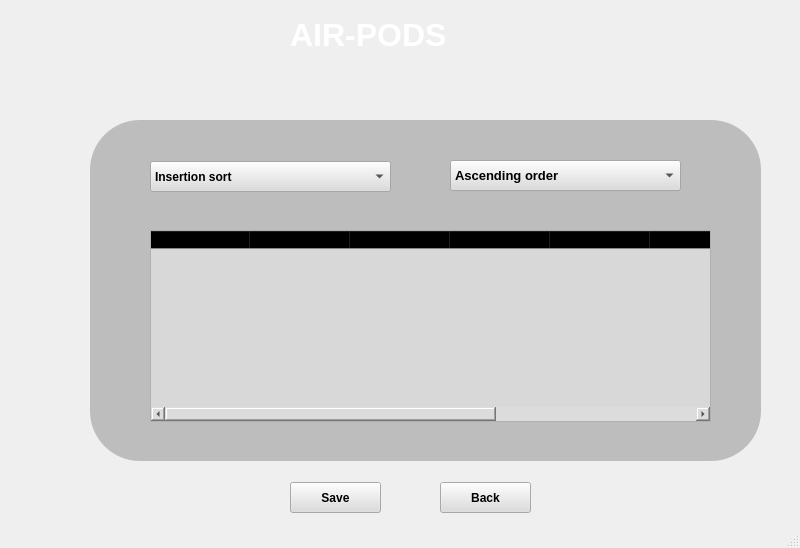
<?xml version="1.0" encoding="UTF-8"?>
<ui version="4.0">
 <class>MainWindow</class>
 <widget class="QMainWindow" name="MainWindow">
  <property name="geometry">
   <rect>
    <x>0</x>
    <y>0</y>
    <width>800</width>
    <height>548</height>
   </rect>
  </property>
  <property name="windowTitle">
   <string>MainWindow</string>
  </property>
  <widget class="QWidget" name="centralwidget">
   <widget class="QWidget" name="widget" native="true">
    <property name="geometry">
     <rect>
      <x>0</x>
      <y>0</y>
      <width>801</width>
      <height>531</height>
     </rect>
    </property>
    <widget class="QLabel" name="label">
     <property name="geometry">
      <rect>
       <x>0</x>
       <y>0</y>
       <width>791</width>
       <height>541</height>
      </rect>
     </property>
     <property name="styleSheet">
      <string notr="true">border-image: url(:/images/bf48849e-bba2-478d-b632-9914700de971.jpg);</string>
     </property>
     <property name="text">
      <string/>
     </property>
    </widget>
    <widget class="QPushButton" name="pushButton_2">
     <property name="geometry">
      <rect>
       <x>440</x>
       <y>482</y>
       <width>91</width>
       <height>31</height>
      </rect>
     </property>
     <property name="font">
      <font>
       <pointsize>9</pointsize>
       <weight>75</weight>
       <bold>true</bold>
      </font>
     </property>
     <property name="styleSheet">
      <string notr="true">background-color: rgb(220,220,220,220);</string>
     </property>
     <property name="text">
      <string>Back</string>
     </property>
    </widget>
    <widget class="QPushButton" name="pushButton">
     <property name="geometry">
      <rect>
       <x>290</x>
       <y>482</y>
       <width>91</width>
       <height>31</height>
      </rect>
     </property>
     <property name="font">
      <font>
       <pointsize>9</pointsize>
       <weight>75</weight>
       <bold>true</bold>
      </font>
     </property>
     <property name="styleSheet">
      <string notr="true">background-color: rgb(220,220,220,220);</string>
     </property>
     <property name="text">
      <string>Save</string>
     </property>
    </widget>
    <widget class="QLineEdit" name="lineEdit">
     <property name="geometry">
      <rect>
       <x>90</x>
       <y>120</y>
       <width>671</width>
       <height>341</height>
      </rect>
     </property>
     <property name="styleSheet">
      <string notr="true">border-top-left-radius:50px;
border-top-right-radius:50px;
border-bottom-left-radius:50px;
border-bottom-right-radius:50px;
background-color:rgb(159,159,159,159);</string>
     </property>
    </widget>
    <widget class="QTableWidget" name="tableWidget">
     <property name="geometry">
      <rect>
       <x>150</x>
       <y>230</y>
       <width>561</width>
       <height>192</height>
      </rect>
     </property>
     <property name="styleSheet">
      <string notr="true">background-color: rgb(220,220,220,220);</string>
     </property>
     <column>
      <property name="text">
       <string>Model</string>
      </property>
     </column>
     <column>
      <property name="text">
       <string>Colour</string>
      </property>
     </column>
     <column>
      <property name="text">
       <string>Price</string>
      </property>
     </column>
     <column>
      <property name="text">
       <string>Rating</string>
      </property>
     </column>
     <column>
      <property name="text">
       <string>Design</string>
      </property>
     </column>
     <column>
      <property name="text">
       <string>Body</string>
      </property>
     </column>
     <column>
      <property name="text">
       <string>Battery</string>
      </property>
     </column>
     <column>
      <property name="text">
       <string>Chip</string>
      </property>
     </column>
    </widget>
    <widget class="QLabel" name="label_2">
     <property name="geometry">
      <rect>
       <x>290</x>
       <y>10</y>
       <width>181</width>
       <height>51</height>
      </rect>
     </property>
     <property name="text">
      <string>&lt;html&gt;&lt;head/&gt;&lt;body&gt;&lt;p&gt;&lt;span style=&quot; font-size:24pt; font-weight:600; color:#ffffff;&quot;&gt;AIR-PODS&lt;/span&gt;&lt;/p&gt;&lt;/body&gt;&lt;/html&gt;</string>
     </property>
    </widget>
    <widget class="QComboBox" name="comboBox">
     <property name="geometry">
      <rect>
       <x>150</x>
       <y>161</y>
       <width>241</width>
       <height>31</height>
      </rect>
     </property>
     <property name="font">
      <font>
       <pointsize>9</pointsize>
       <weight>75</weight>
       <bold>true</bold>
      </font>
     </property>
     <property name="styleSheet">
      <string notr="true">background-color: rgb(220,220,220,220);</string>
     </property>
     <item>
      <property name="text">
       <string>Insertion sort</string>
      </property>
     </item>
     <item>
      <property name="text">
       <string>Merge sort</string>
      </property>
     </item>
     <item>
      <property name="text">
       <string>Bubble sort</string>
      </property>
     </item>
     <item>
      <property name="text">
       <string>Quick sort</string>
      </property>
     </item>
     <item>
      <property name="text">
       <string>Bucket sort</string>
      </property>
     </item>
     <item>
      <property name="text">
       <string>Sleep sort</string>
      </property>
     </item>
     <item>
      <property name="text">
       <string>Tree sort</string>
      </property>
     </item>
     <item>
      <property name="text">
       <string>Counting sort</string>
      </property>
     </item>
     <item>
      <property name="text">
       <string>Radix sort</string>
      </property>
     </item>
    </widget>
    <widget class="QComboBox" name="comboBox_2">
     <property name="geometry">
      <rect>
       <x>450</x>
       <y>160</y>
       <width>231</width>
       <height>31</height>
      </rect>
     </property>
     <property name="font">
      <font>
       <pointsize>10</pointsize>
       <weight>75</weight>
       <bold>true</bold>
      </font>
     </property>
     <property name="styleSheet">
      <string notr="true">background-color: rgb(220,220,220,220);</string>
     </property>
     <item>
      <property name="text">
       <string>Ascending order</string>
      </property>
     </item>
     <item>
      <property name="text">
       <string>Descending order</string>
      </property>
     </item>
    </widget>
   </widget>
  </widget>
  <widget class="QStatusBar" name="statusbar"/>
 </widget>
 <resources>
  <include location="airpod.qrc"/>
 </resources>
 <connections/>
</ui>
